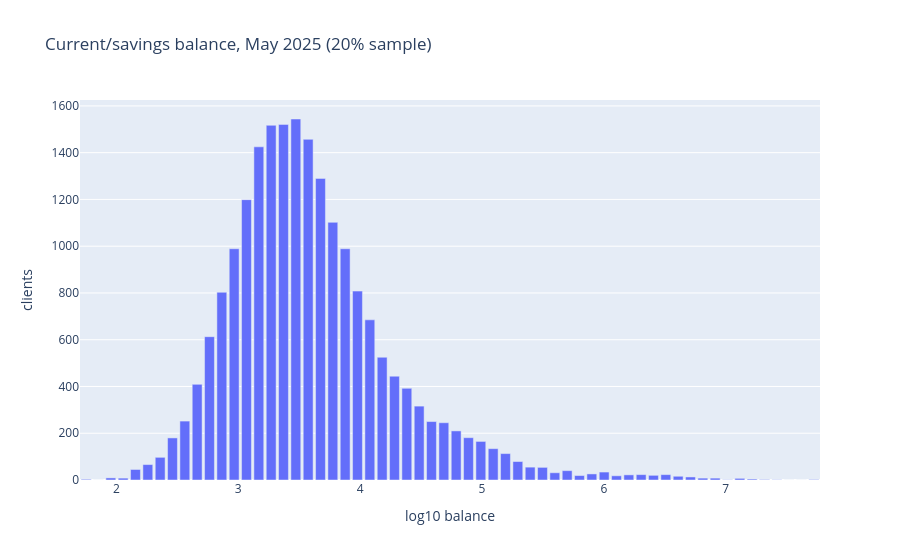
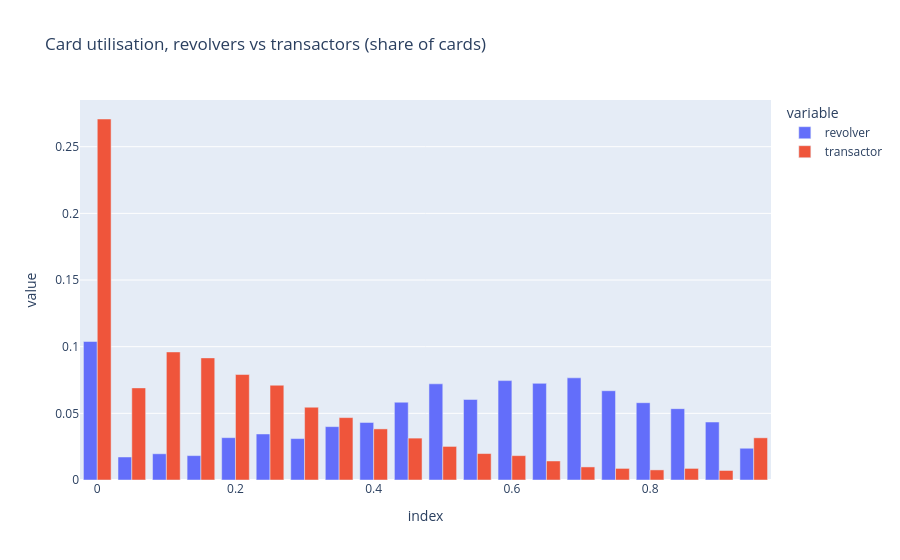

Source (notebook cell) for these figures, in order:
### Markdown cell above
## 4. Amounts
Medians ordered by subsegment, heavy right tails, Private far above everyone else. Revolvers sit
at higher utilisation than transactors but rarely exactly at the limit.

### Code cell
amount_cols = [
    "casa_bal",
    "inflow_casa_vol",
    "outflow_casa_vol",
    "spend_cc_vol",
    "cc_limit",
    "cc_utilisation_ratio",
    "td_bal",
    "wealth_trad_bal",
    "wealth_digital_bal",
    "loan_personal_bal",
    "loan_home_bal",
    "fx_vol",
    "login_digital_mobile_cnt",
]
amt = read_output(
    str(DATA), "mart", ["client_id", "snapshot_month", "subsegment", *amount_cols], client_sample=5
)
may = amt[amt["snapshot_month"] == pd.Timestamp("2025-05-01").date()]
medians = may.groupby("subsegment")[amount_cols].agg(lambda s: s[s > 0].median()).reindex(ORDER)
display(medians.round(0))
counts, edges = np.histogram(np.log10(may.loc[may["casa_bal"] > 0, "casa_bal"]), bins=60)
px.bar(
    x=edges[:-1],
    y=counts,
    labels={"x": "log10 balance", "y": "clients"},
    title="Current/savings balance, May 2025 (20% sample)",
).show()
hidden = read_output(
    str(DATA), "oracle", ["client_id", "snapshot_month", "revolver_flag"], client_sample=5
)
cards = may.merge(hidden, on=["client_id", "snapshot_month"])
cards = cards[cards["cc_limit"] > 0].assign(
    kind=lambda d: np.where(d["revolver_flag"] == 1, "revolver", "transactor")
)
bins = np.linspace(0, 1, 21)
util = pd.DataFrame(
    {
        kind: np.histogram(part["cc_utilisation_ratio"], bins=bins)[0] / len(part)
        for kind, part in cards.groupby("kind")
    },
    index=bins[:-1].round(2),
)
px.bar(
    util, barmode="group", title="Card utilisation, revolvers vs transactors (share of cards)"
).show()

### Figure 1 — Plotly figure (JSON) as saved in the notebook; plotly's stock layout.template omitted (floating-point values rounded to 4 significant figures)
{"data": [{"hovertemplate": "log10 balance=%{x}<br>clients=%{y}<extra></extra>", "legendgroup": "", "marker": {"color": "#636efa", "pattern": {"shape": ""}}, "name": "", "orientation": "v", "showlegend": false, "textposition": "auto", "type": "bar", "x": [1.752, 1.853, 1.954, 2.055, 2.157, 2.258, 2.359, 2.46, 2.561, 2.663, 2.764, 2.865, 2.966, 3.067, 3.168, 3.27, 3.371, 3.472, 3.573, 3.674, 3.776, 3.877, 3.978, 4.079, 4.18, 4.282, 4.383, 4.484, 4.585, 4.686, 4.788, 4.889, 4.99, 5.091, 5.192, 5.294, 5.395, 5.496, 5.597, 5.698, 5.8, 5.901, 6.002, 6.103, 6.204, 6.306, 6.407, 6.508, 6.609, 6.71, 6.812, 6.913, 7.014, 7.115, 7.216, 7.317, 7.419, 7.52, 7.621, 7.722], "xaxis": "x", "y": [3, 0, 9, 8, 45, 66, 97, 180, 252, 409, 613, 803, 989, 1199, 1425, 1517, 1521, 1544, 1457, 1290, 1102, 989, 808, 685, 525, 444, 392, 316, 250, 245, 210, 181, 165, 134, 113, 79, 55, 54, 31, 40, 19, 26, 34, 18, 22, 23, 20, 23, 16, 13, 8, 8, 1, 7, 4, 2, 1, 0, 0, 2], "yaxis": "y"}], "layout": {"barmode": "relative", "legend": {"tracegroupgap": 0}, "title": {"text": "Current/savings balance, May 2025 (20% sample)"}, "xaxis": {"anchor": "y", "domain": [0.0, 1.0], "title": {"text": "log10 balance"}}, "yaxis": {"anchor": "x", "domain": [0.0, 1.0], "title": {"text": "clients"}}}}

### Figure 2 — Plotly figure (JSON) as saved in the notebook; plotly's stock layout.template omitted (floating-point values rounded to 4 significant figures)
{"data": [{"alignmentgroup": "True", "hovertemplate": "variable=revolver<br>index=%{x}<br>value=%{y}<extra></extra>", "legendgroup": "revolver", "marker": {"color": "#636efa", "pattern": {"shape": ""}}, "name": "revolver", "offsetgroup": "revolver", "orientation": "v", "showlegend": true, "textposition": "auto", "type": "bar", "x": [0.0, 0.05, 0.1, 0.15, 0.2, 0.25, 0.3, 0.35, 0.4, 0.45, 0.5, 0.55, 0.6, 0.65, 0.7, 0.75, 0.8, 0.85, 0.9, 0.95], "xaxis": "x", "y": [0.1039, 0.01726, 0.01968, 0.01829, 0.03176, 0.03452, 0.03107, 0.04004, 0.04315, 0.05834, 0.07214, 0.06041, 0.07456, 0.07249, 0.07663, 0.06697, 0.05799, 0.0535, 0.04349, 0.02382], "yaxis": "y"}, {"alignmentgroup": "True", "hovertemplate": "variable=transactor<br>index=%{x}<br>value=%{y}<extra></extra>", "legendgroup": "transactor", "marker": {"color": "#EF553B", "pattern": {"shape": ""}}, "name": "transactor", "offsetgroup": "transactor", "orientation": "v", "showlegend": true, "textposition": "auto", "type": "bar", "x": [0.0, 0.05, 0.1, 0.15, 0.2, 0.25, 0.3, 0.35, 0.4, 0.45, 0.5, 0.55, 0.6, 0.65, 0.7, 0.75, 0.8, 0.85, 0.9, 0.95], "xaxis": "x", "y": [0.2708, 0.06909, 0.09606, 0.0916, 0.07912, 0.07109, 0.0546, 0.0468, 0.03833, 0.03142, 0.02518, 0.01984, 0.01828, 0.01426, 0.009806, 0.008692, 0.007577, 0.008692, 0.007132, 0.03165], "yaxis": "y"}], "layout": {"barmode": "group", "legend": {"title": {"text": "variable"}, "tracegroupgap": 0}, "title": {"text": "Card utilisation, revolvers vs transactors (share of cards)"}, "xaxis": {"anchor": "y", "domain": [0.0, 1.0], "title": {"text": "index"}}, "yaxis": {"anchor": "x", "domain": [0.0, 1.0], "title": {"text": "value"}}}}
